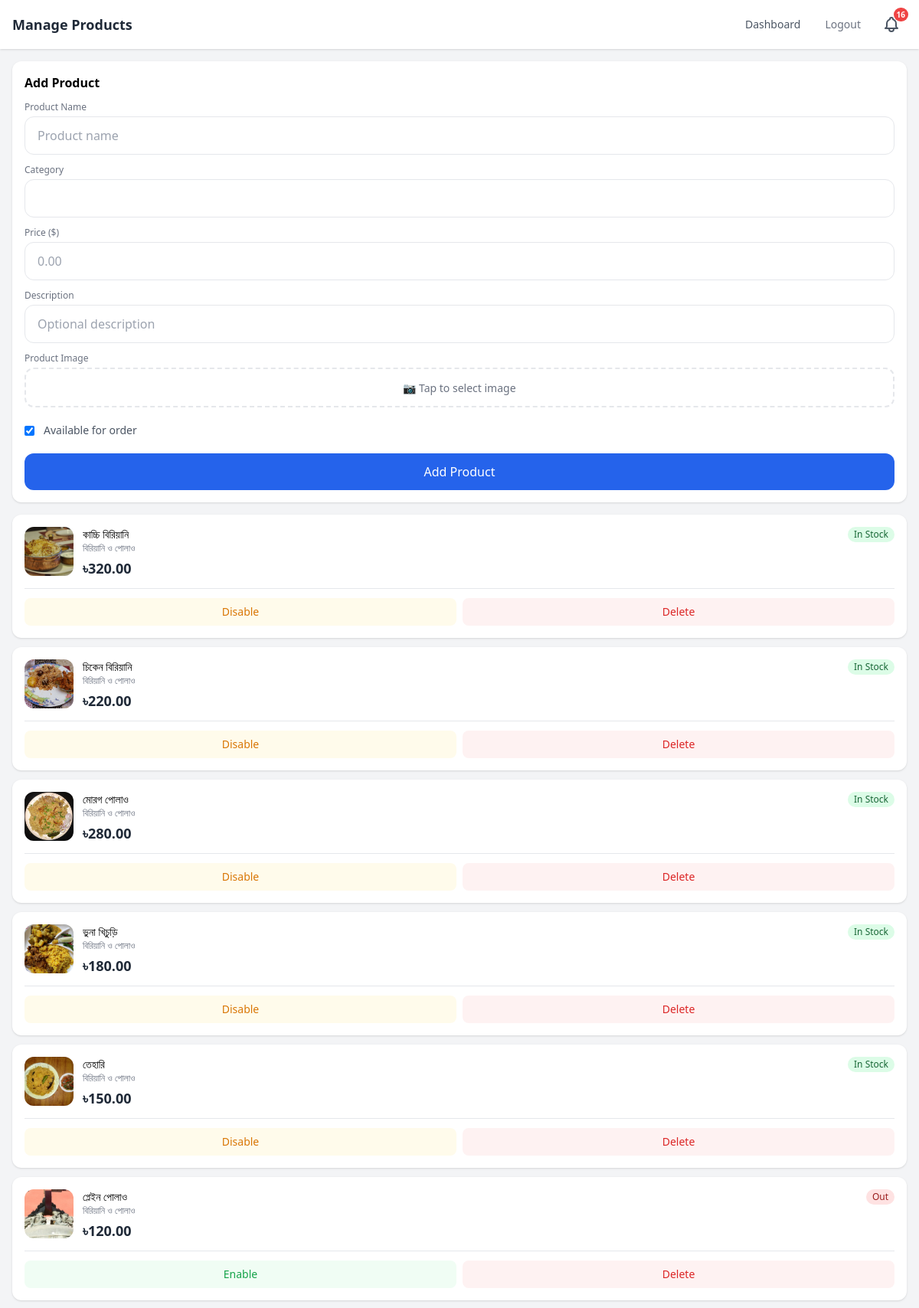
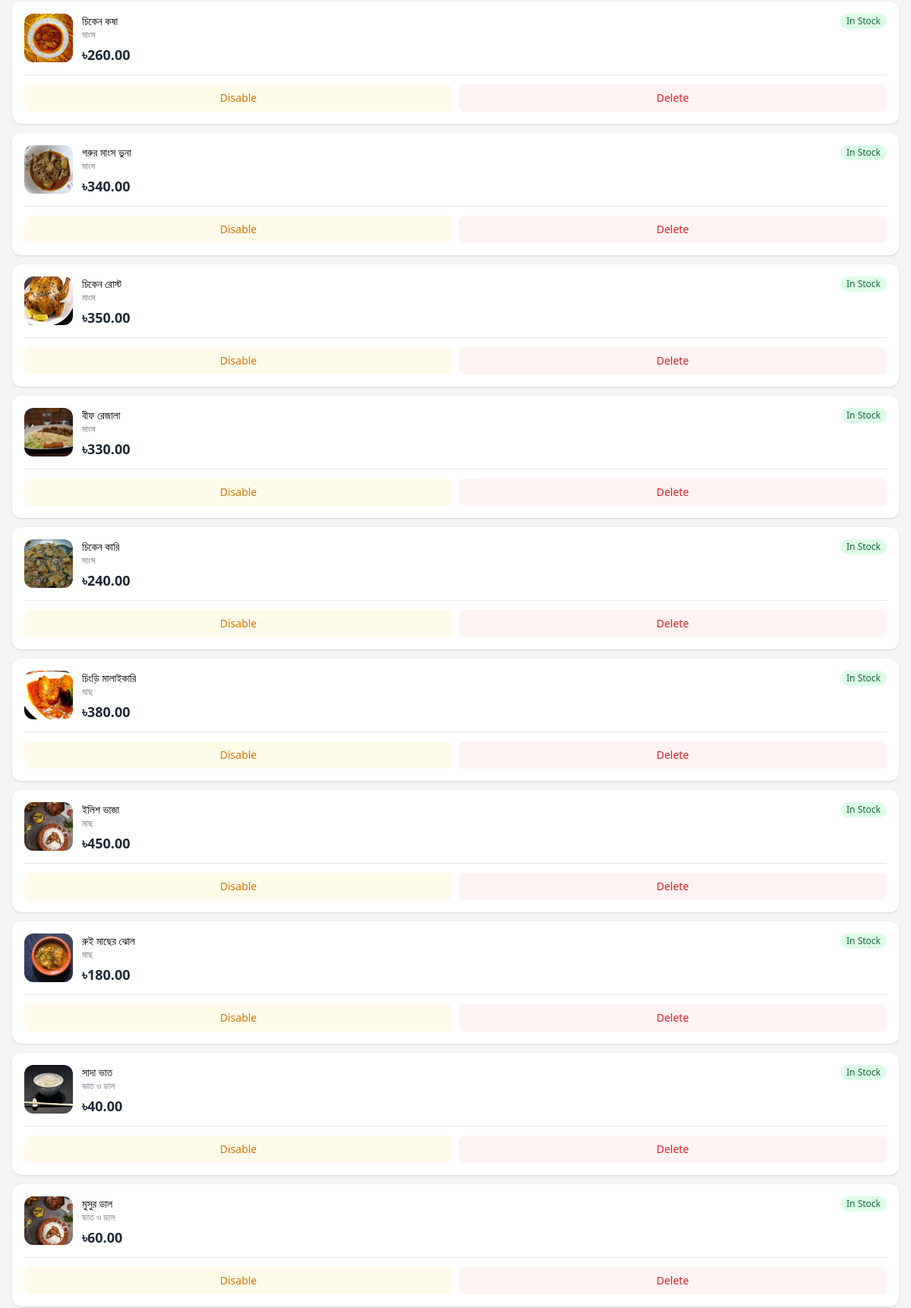
The app's page /admin/products (signed in, upper part) with its own data (2 pictures, top to bottom).
### app/models/product.py (models this page shows, shortened)
class Product(db.Model):
    __tablename__ = "products"
    id = db.Column(db.Integer, primary_key=True)
    category_id = db.Column(db.Integer, db.ForeignKey("categories.id"), nullable=False)
    name = db.Column(db.String(200), nullable=False)
    description = db.Column(db.Text, default="")
    price = db.Column(db.Float, nullable=False)
    is_available = db.Column(db.Boolean, default=True)
    image_url = db.Column(db.String(500), default="")
    special_offer = db.relationship("SpecialOffer", backref="product", uselist=False)

### app/models/category.py (models this page shows, shortened)
class Category(db.Model):
    __tablename__ = "categories"
    id = db.Column(db.Integer, primary_key=True)
    name = db.Column(db.String(100), nullable=False)
    status = db.Column(db.Boolean, default=True)
    display_order = db.Column(db.Integer, default=0)
    products = db.relationship("Product", backref="category", lazy="dynamic")

### app/blueprints/admin/routes.py (the view, shortened to what this page needs)
@admin_bp.route("/products", methods=["GET", "POST"])
@login_required
@admin_required
def products():
    form = ProductForm()
    form.category_id.choices = [(c.id, c.name) for c in Category.query.filter_by(status=True).all()]
    products = Product.query.all()
    return render_template("admin/products.html", products=products, form=form)

### app/blueprints/admin/forms.py
class ProductForm(FlaskForm):
    name = StringField("Name", validators=[DataRequired(), Length(max=200)])
    description = StringField("Description", validators=[Optional()])
    price = FloatField("Price", validators=[DataRequired(), NumberRange(min=0)])
    category_id = IntegerField("Category", validators=[DataRequired()])
    is_available = BooleanField("Available", default=True)

### app/blueprints/admin/routes.py (called while the page is built)
def admin_required(f):
    @wraps(f)
    def decorated_function(*args, **kwargs):
        if not current_user.is_authenticated or current_user.role != "admin":
            abort(403)
        return f(*args, **kwargs)
    return decorated_function

### app/models/staff_user.py (called while the page is built)
@login_manager.user_loader
def load_user(user_id):
    return StaffUser.query.get(int(user_id))

### app/templates/admin/products.html (shortened to what this page needs)
{% extends "base.html" %}
{% block content %}
<div class="min-h-screen bg-gray-100">
    <nav class="bg-white shadow safe-area-top">
        <div class="px-4 py-3 flex items-center justify-between">
            <h1 class="text-lg font-bold text-gray-800">Manage Products</h1>
            <div class="flex items-center gap-2">
                <a href="/admin/" class="text-gray-600 text-sm px-3 py-2">Dashboard</a>
                <a href="/admin/logout" class="text-gray-500 text-sm px-3 py-2">Logout</a>
                {% include "admin/_bell.html" %}
            </div>
        </div>
    </nav>
    <main class="px-4 py-4">
        <div class="bg-white rounded-xl shadow p-4 mb-4">
            <h2 class="text-base font-bold mb-3">Add Product</h2>
            <form method="POST" enctype="multipart/form-data" class="space-y-3">
                <div>
                    <label class="block text-xs text-gray-500 mb-1">Product Name</label>
                    {{ form.name(placeholder="Product name", class="w-full px-4 py-3 border rounded-xl focus:outline-none focus:ring-2 focus:ring-blue-500") }}
                </div>
                <div>
                    <label class="block text-xs text-gray-500 mb-1">Category</label>
                    {{ form.category_id(class="w-full px-4 py-3 border rounded-xl focus:outline-none focus:ring-2 focus:ring-blue-500") }}
                </div>
                <div>
                    <label class="block text-xs text-gray-500 mb-1">Price ($)</label>
                    {{ form.price(placeholder="0.00", class="w-full px-4 py-3 border rounded-xl focus:outline-none focus:ring-2 focus:ring-blue-500") }}
                </div>
                <div>
                    <label class="block text-xs text-gray-500 mb-1">Description</label>
                    {{ form.description(placeholder="Optional description", class="w-full px-4 py-3 border rounded-xl focus:outline-none focus:ring-2 focus:ring-blue-500") }}
                </div>
                <div>
                    <label class="block text-xs text-gray-500 mb-1">Product Image</label>
                    <label class="block w-full px-4 py-3 border-2 border-dashed rounded-xl text-center cursor-pointer active:bg-gray-50">
                        <span class="text-sm text-gray-500">📷 Tap to select image</span>
                    </label>
                </div>
                <div class="flex items-center gap-3 py-2">
                    {{ form.is_available() }}
                    <label class="text-sm text-gray-600">Available for order</label>
                </div>
                <button type="submit" class="w-full bg-blue-600 text-white py-3 rounded-xl font-medium active:bg-blue-700 active:scale-95 transition-all">
                    Add Product
                </button>
            </form>
        </div>
        <div class="space-y-3">
            {% for product in products %}
            <div class="bg-white rounded-xl shadow p-4">
                <div class="flex gap-3">
                    {% if product.image_url %}
                    <img src="/static/{{ product.image_url }}" alt="{{ product.name }}" class="w-16 h-16 object-cover rounded-xl flex-shrink-0">
                    {% else %}
                    <div class="w-16 h-16 bg-gray-200 rounded-xl flex items-center justify-center text-gray-400 flex-shrink-0">📷</div>
                    {% endif %}
                    <div class="flex-1 min-w-0">
                        <div class="flex items-start justify-between">
                            <div>
                                <h3 class="font-medium text-sm truncate">{{ product.name }}</h3>
                                <p class="text-xs text-gray-500">{{ product.category.name }}</p>
                            </div>
                            <span class="px-2 py-0.5 text-xs rounded-full {{ 'bg-green-100 text-green-800' if product.is_available else 'bg-red-100 text-red-800' }}">
                                {{ 'In Stock' if product.is_available else 'Out' }}
                            </span>
                        </div>
                        <p class="text-lg font-bold text-gray-800 mt-1">৳{{ "%.2f"|format(product.price) }}</p>
                    </div>
                </div>
                <div class="flex gap-2 mt-3 pt-3 border-t">
                    <form method="POST" action="/admin/products/{{ product.id }}/toggle" class="flex-1">
                        <button type="submit" class="w-full py-2 rounded-lg text-sm font-medium {{ 'bg-amber-50 text-amber-600 active:bg-amber-100' if product.is_available else 'bg-green-50 text-green-600 active:bg-green-100' }} transition-all">
                            {{ 'Disable' if product.is_available else 'Enable' }}
                        </button>
                    </form>
                    <form method="POST" action="/admin/products/{{ product.id }}/delete" class="flex-1"
                        onsubmit="return confirm('Delete this product?')">
                        <button type="submit" class="w-full bg-red-50 text-red-600 py-2 rounded-lg text-sm font-medium active:bg-red-100 transition-all">
                            Delete
                        </button>
                    </form>
                </div>
            </div>
            {% endfor %}
        </div>
    </main>
</div>
{% endblock %}

### app/templates/base.html (shortened to what this page needs)
<!DOCTYPE html>
<html lang="en">
<head>
    <script src="https://cdn.tailwindcss.com"></script>
</head>
<body class="bg-gray-50 min-h-screen overscroll-none">
    {% block content %}{% endblock %}
</body>
</html>

### app/templates/admin/_bell.html (shortened to what this page needs)
<div x-data="adminBell()" x-init="init()" class="relative">
    <button @click="toggle()"
        class="relative p-2 rounded-lg hover:bg-gray-100 active:scale-95 active:bg-gray-200 transition-all"
        aria-label="Order notifications">
        <span x-show="alerts.length > 0" x-cloak
            class="absolute -top-0.5 -right-0.5 bg-red-500 text-white text-[10px] font-bold rounded-full min-w-[18px] h-[18px] flex items-center justify-center px-1 animate-pulse"
            x-text="alerts.length"></span>
    </button>
</div>

### app/templates/base.html (style rules this page uses)
* { -webkit-tap-highlight-color: transparent; }
input, textarea, select { font-size: 16px !important; }

### records on screen
Product: image_url (picture), name "কাচ্চি বিরিয়ানি", category.name "বিরিয়ানি ও পোলাও", is_available "In Stock", price "320.00", is_available "Disable"
Product: image_url (picture), name "চিকেন বিরিয়ানি", category.name "বিরিয়ানি ও পোলাও", is_available "In Stock", price "220.00", is_available "Disable"
Product: image_url (picture), name "মোরগ পোলাও", category.name "বিরিয়ানি ও পোলাও", is_available "In Stock", price "280.00", is_available "Disable"
Product: image_url (picture), name "ভুনা খিচুড়ি", category.name "বিরিয়ানি ও পোলাও", is_available "In Stock", price "180.00", is_available "Disable"
Product: image_url (picture), name "তেহারি", category.name "বিরিয়ানি ও পোলাও", is_available "In Stock", price "150.00", is_available "Disable"
Product: image_url (picture), name "প্লেইন পোলাও", category.name "বিরিয়ানি ও পোলাও", is_available "Out", price "120.00", is_available "Enable"
Product: image_url (picture), name "চিকেন কষা", category.name "মাংস", is_available "In Stock", price "260.00", is_available "Disable"
Product: image_url (picture), name "গরুর মাংস ভুনা", category.name "মাংস", is_available "In Stock", price "340.00", is_available "Disable"
Product: image_url (picture), name "চিকেন রোস্ট", category.name "মাংস", is_available "In Stock", price "350.00", is_available "Disable"
Product: image_url (picture), name "বীফ রেজালা", category.name "মাংস", is_available "In Stock", price "330.00", is_available "Disable"
Product: image_url (picture), name "চিকেন কারি", category.name "মাংস", is_available "In Stock", price "240.00", is_available "Disable"
Product: image_url (picture), name "চিংড়ি মালাইকারি", category.name "মাছ", is_available "In Stock", price "380.00", is_available "Disable"
Product: image_url (picture), name "ইলিশ ভাজা", category.name "মাছ", is_available "In Stock", price "450.00", is_available "Disable"
Product: image_url (picture), name "রুই মাছের ঝোল", category.name "মাছ", is_available "In Stock", price "180.00", is_available "Disable"
Product: image_url (picture), name "সাদা ভাত", category.name "ভাত ও ডাল", is_available "In Stock", price "40.00", is_available "Disable"
Product: image_url (picture), name "মুসুর ডাল", category.name "ভাত ও ডাল", is_available "In Stock", price "60.00", is_available "Disable"
